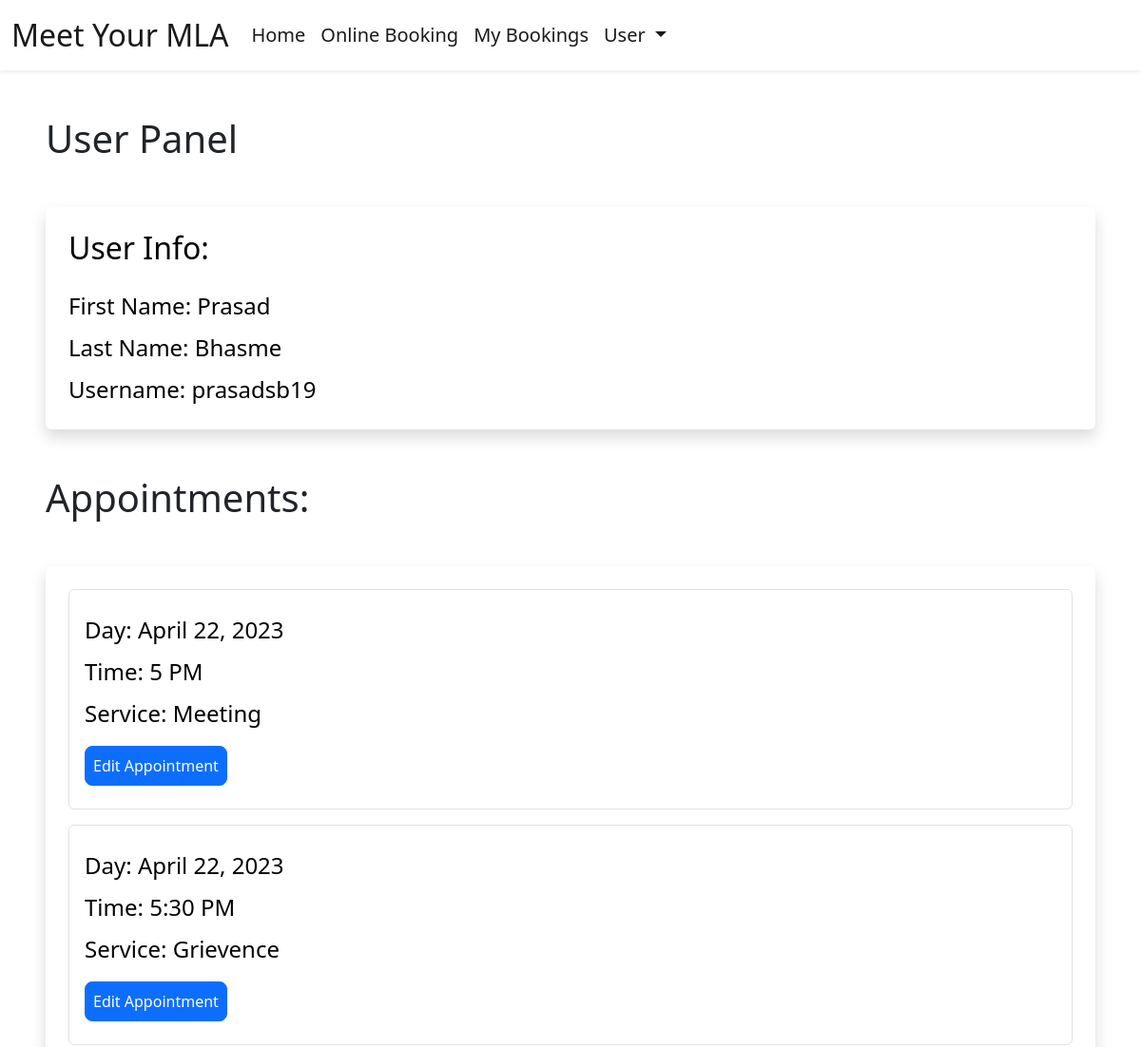
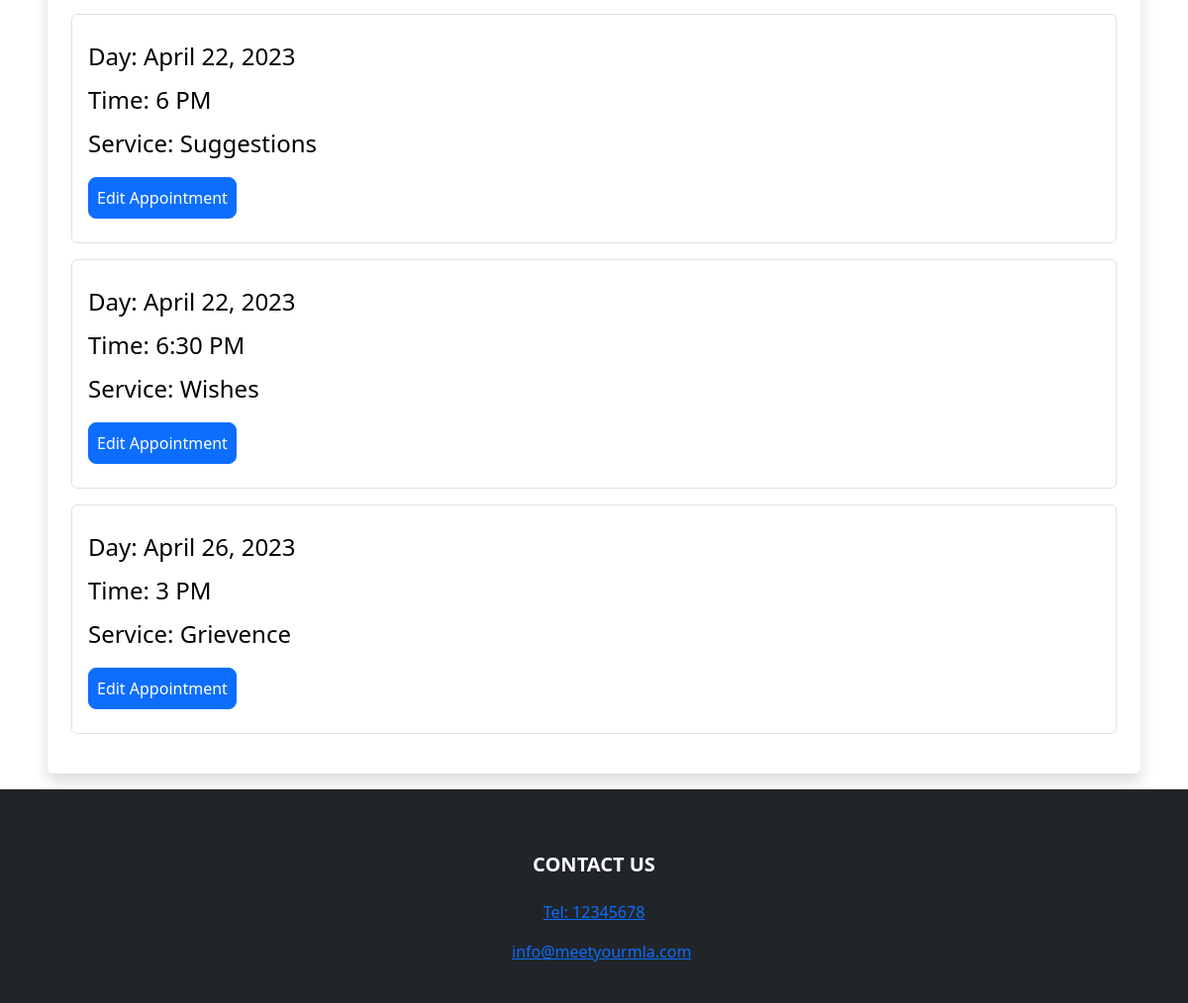
The app's page /user-panel (signed in) with its own data (2 pictures, top to bottom).
### booking/models.py (models this page shows, shortened)
class Appointment(models.Model):
    user = models.ForeignKey(User, on_delete=models.CASCADE, null=True, blank=True)
    service = models.CharField(max_length=50, choices=SERVICE_CHOICES, default="Meeting")
    day = models.DateField(default=datetime.now)
    time = models.CharField(max_length=10, choices=TIME_CHOICES, default="3 PM")
    time_ordered = models.DateTimeField(default=datetime.now, blank=True)

### booking/views.py (the view)
# urls.py: path('user-panel', views.userPanel, name='userPanel'),
def userPanel(request):
    user = request.user
    appointments = Appointment.objects.filter(user=user).order_by('day', 'time')
    return render(request, 'userPanel.html', {
        'user': user,
        'appointments': appointments,
    })

### booking/templates/userPanel.html (shortened to what this page needs)
{% extends 'layout.html' %}
{% load static %}
{% block body %}
{% if user.is_authenticated %}
<h1 class=" ms-5 mt-5 ">User Panel</h1>
<div class="shadow p-4 mb-5 bg-body bg-body rounded text-black  m-5 ">
    <h2 class="">User Info:</h2>
    <ul class="list-group fs-4 mt-3">
            <li class="list-group mt-2">First Name: {{ user.first_name }}</li>
            <li class="list-group mt-2">Last Name: {{ user.last_name }}</li>
            <li class="list-group mt-2">Username: {{ user.username }}</li>
    </ul>
</div>
{% if appointments.count > 0 %}
<div class="mt-5 ">
    <h1 class=" ms-5">Appointments:</h1>
    <div class="shadow p-4 mb-3 bg-body bg-body rounded text-black  m-5">
        {% for appointment in appointments %}
        <div class="list-group fs-4 border p-3 mb-3">
            <p class="list-group mt-2">Day: {{ appointment.day }}</p>
            <p class="list-group mt-2">Time: {{ appointment.time }}</p>
            <p class="list-group mt-2">Service: {{ appointment.service }}</p>
            <div class="mt-3 mb-2">
                <a class="btn btn-primary rounded-3 p-2" href="{% url 'userUpdate' appointment.id %}">Edit Appointment</a>
            </div>
        </div>
        {% endfor %}
    </div>
</div>
{% endif %}
{% else %}
<div class="shadow p-4 mb-5 bg-body bg-body rounded text-black  m-5">
    <h1 class="p-2  ms-3">First Sign in!</h1>
    <a href="{% url 'login' %}" class="btn btn-primary text-white">Sign in</a>
</div>
{% endif %}
{% endblock %}

### booking/templates/layout.html (shortened to what this page needs)
<!DOCTYPE html>
{% load static %}
<html lang="en">
  <head>
    <link href="https://cdn.jsdelivr.net/npm/bootstrap@5.2.1/dist/css/bootstrap.min.css" rel="stylesheet">
  </head>
  <body>
    <header>
        <nav class="navbar bg-white navbar-white navbar-expand-lg shadow-sm">
            <div class="container-fluid">
                <a class="navbar-brand  cHover cGreen fs-2" href="{% url 'index' %}">
                    Meet Your MLA
                </a>
                <div class="collapse navbar-collapse" id="navbarSupportedContent">
                    <ul class="navbar-nav mb-2 mb-lg-0  fs-5">
                        <li class="nav-item">
                            <a class="nav-link active cHover" aria-current="page" href="{% url 'index' %}">Home</a>
                        </li>
                        <li class="nav-item">
                            <a class="nav-link active cHover" href="{% url 'booking' %}">Online Booking</a>
                        </li>
                        {% if user.is_authenticated %}
                        <li class="nav-item">
                            <a class="nav-link active cHover" href="{% url 'staffPanel' %}">My Bookings</a>
                        </li>
                        <li class="nav-item dropdown me-3 fs-5">
                            <a class="nav-link active dropdown-toggle cHover" href="#" role="button" data-bs-toggle="dropdown" aria-expanded="false">
                              User
                            </a>
                        </li>
                        {% else %}
                        <li class="nav-item me-3">
                            <a class="nav-link active cHover" href="{% url 'register' %}">Sign in/Sign Up</a>
                        </li>
                        {% endif %}
                    </ul>
                </div>
            </div>
        </nav>
    </header>
    {% block body %}
    {% endblock %}
    <footer class="bg-dark text-white">
        <div class="container-fluid pt-3">
            <section class="">
                <div class="container text-center text-md-start mt-5">
                  <div class="row mt-3 text-center">
                    <div class="col-md-2 col-lg-2 col-xl-2 mx-auto mb-4">
                        <h5 class="text-uppercase fw-bold mb-4 textGradient" id="contact">
                            Contact Us
                        </h5>
                        <p>
                            <a href="tel: 12345678" class=""><span class="cBlue">Tel: 12345678</span></a>
                        </p>
                        <p>
                            <a class="uLine cHover" href="mailto:info@meetyourmla.com" >info@meetyourmla.com</a>
                        </p>
                    </div>
                  </div>
                </div>
              </section>
        </div>
    </footer>
  </body>
</html>

### records on screen
Appointment: day "April 22, 2023", time "5 PM", service "Meeting"
Appointment: day "April 22, 2023", time "5:30 PM", service "Grievence"
Appointment: day "April 22, 2023", time "6 PM", service "Suggestions"
Appointment: day "April 22, 2023", time "6:30 PM", service "Wishes"
Appointment: day "April 26, 2023", time "3 PM", service "Grievence"

### other values on screen
{{ user.first_name }} "Prasad"
{{ user.last_name }} "Bhasme"
{{ user.username }} "prasadsb19"
